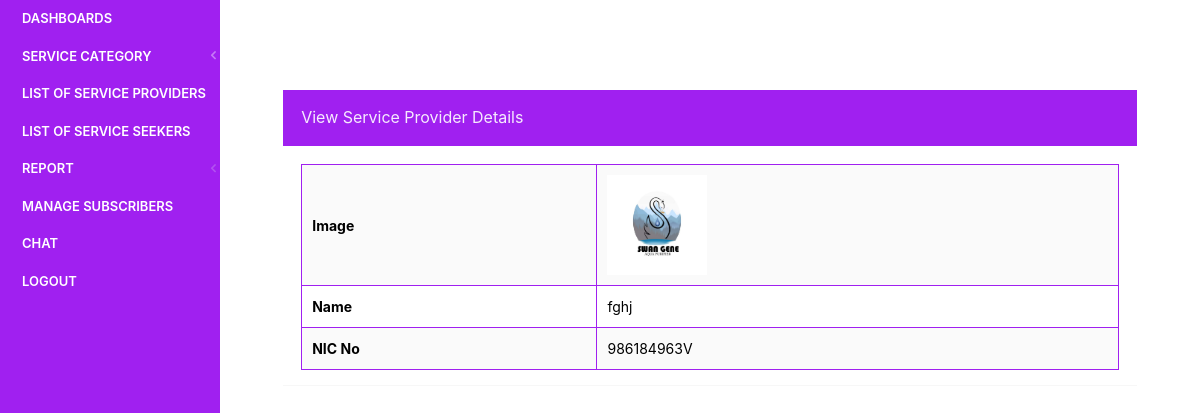
Page /findus/admin/view-employer-details.php?viewid=5 (signed in) on the committed database.
### tables this page shows
CREATE TABLE `tblemployers` (
  `id` int(11) NOT NULL,
  `Name` varchar(150) DEFAULT NULL,
  `NIC` varchar(250) DEFAULT NULL,
  `Email` varchar(250) DEFAULT NULL,
  `EmpPassword` varchar(250) DEFAULT NULL,
  `Image` varchar(200) DEFAULT NULL,
  `RegDtae` timestamp NULL DEFAULT current_timestamp(),
  `LastUpdationDate` timestamp NOT NULL DEFAULT current_timestamp() ON UPDATE current_timestamp(),
  `Is_Active` int(1) DEFAULT NULL
);

### findus/admin/view-employer-details.php (the view, shortened to what this page needs)
<?php
include('includes/dbconnection.php');
if (strlen($_SESSION['jpaid']==0)) {
  header('location:logout.php');
  } else{
?>
<!doctype html>
 <html lang="en" class="no-focus">
    <head>
<link rel="stylesheet" id="css-main" href="assets/css/codebase.min.css">
</head>
    <body>
        <div id="page-container" class="sidebar-o sidebar-inverse side-scroll page-header-fixed main-content-narrow">
             <?php include_once('includes/sidebar.php');?>
            <main id="main-container">
                <div class="content">
                    <div class="row">
                        <div class="col-md-12">
                            <div class="block block-themed">
                                <div class="block-header bg-gd-emerald">
                                    <h3 class="block-title">View Service Provider Details</h3>
                                </div>
                                <div class="block-content">
                                    <?php
                  $vid=$_GET['viewid'];
$sql="SELECT * from tblemployers where id=:vid";
$query = $dbh -> prepare($sql);
$query-> bindParam(':vid', $vid, PDO::PARAM_STR);
$query->execute();
$results=$query->fetchAll(PDO::FETCH_OBJ);
$cnt=1;
if($query->rowCount() > 0)
{
foreach($results as $row)
{               ?>
                            <table border="1" class="table table-bordered table-striped table-vcenter js-dataTable-full-pagination">
  <tr>
    <th style="color:#000;">Image</th>
    <td style="color:#000;"><img src="../employers/employerslogo/<?php echo $row->Image;?>" width="100" height="100"></td>
  </tr>
  <tr style="color:#000;">
    <th style="color:#000;">Name</th>
    <td><?php  echo $row->Name;?></td>
    </tr>
    <tr style="color:#000;">
   <th>NIC No</th>
    <td><?php  echo $row->NIC;?></td>
    </tr>
<?php $cnt=$cnt+1;}} ?>
</table>
                                </div>
                            </div>
                        </div>
                       </div>
                </div>
            </main>
        </div>
    </body>
</html>
<?php }  ?>

### rows in the picture
tblemployers: Image (picture), Name "fghj", NIC "986184963V"
